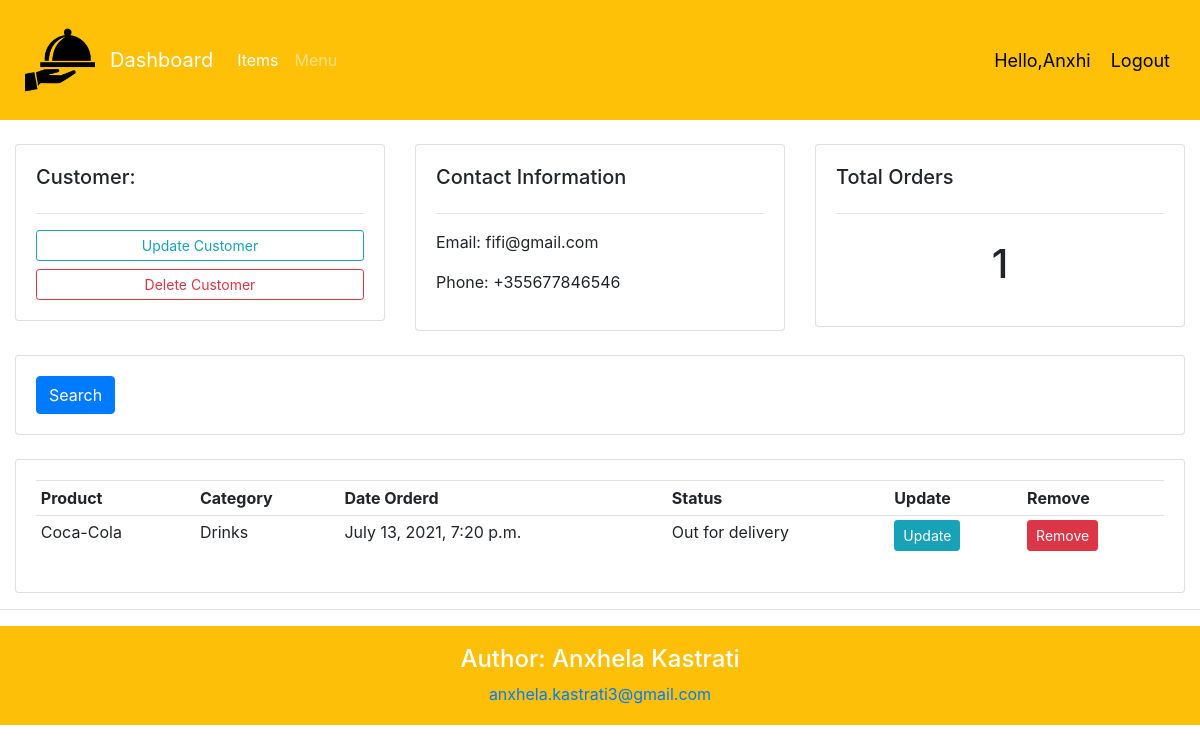
The page /customer/2/ (signed in) on the database its author committed.
### order/models.py (models this page shows, shortened)
class Customer(models.Model):
	user = models.OneToOneField(User, null=True, on_delete=models.CASCADE)
	name = models.CharField(max_length=200, null=True)
	phone = models.CharField(max_length=200, null=True)
	profile_pic = models.ImageField(default="profile_plrfNMl.jpg", null=True, blank=True)
	email = models.CharField(max_length=200, null=True)
	date_created = models.DateTimeField(auto_now_add=True, null=True)

class Order(models.Model):
	STATUS = (
			('Pending', 'Pending'),
			('Out for delivery', 'Out for delivery'),
			('Delivered', 'Delivered'),
			)
	customer = models.ForeignKey(Customer, null=True, on_delete=models.SET_NULL)
	product = models.ForeignKey(MenuItem, null=True, on_delete=models.SET_NULL)
	date_created = models.DateTimeField(auto_now_add=True, null=True)
	status = models.CharField(max_length=200, null=True, choices=STATUS)

class MenuItem(models.Model):
	CATEGORY = (
			('Main meal', 'Main meal'),
			('Drinks', 'Drinks'),
			('Dessert', 'Dessert'),
			)
	name = models.CharField(max_length=200, null=True)
	price = models.FloatField(null=True)
	category = models.CharField(max_length=200, null=True, choices=CATEGORY)
	item_pic = models.ImageField(null=True, blank=True)
	description = models.CharField(max_length=200, null=True)
	date_created = models.DateTimeField(auto_now_add=True, null=True)
	def __str__(self):
		return self.name

### order/decorators.py (the view)
		def wrapper_func(request, *args, **kwargs):
			group = None
			if request.user.groups.exists():
				group = request.user.groups.all()[0].name
			if group in allowed_roles:
				return view_func(request, *args, **kwargs)
			else:
				return HttpResponse('You are not authorized to view this page')

### order/views.py (called while the page is built)
@login_required(login_url='login')
@allowed_users(allowed_roles=['admin'])
def customer(request, pk):
    customer = Customer.objects.get(id=pk)
    orders = customer.order_set.all()
    order_count = orders.count()
    context = {'customer': customer, 'orders': orders, 'order_count': order_count}
    return render(request, 'order/customer.html', context)

### order/templates/order/customer.html
{%  extends 'order/main.html' %}
{% block content %}
	<br>
<div class="row">
	<div class="col-md">
		<div class="card card-body">
			<h5>Customer:</h5>
			<hr>
			<a class="btn btn-outline-info  btn-sm btn-block" href="">Update Customer</a>
			<a class="btn btn-outline-danger  btn-sm btn-block" href="">Delete Customer</a>
		</div>
	</div>
	<div class="col-md">
		<div class="card card-body">
			<h5>Contact Information</h5>
			<hr>
			<p>Email: {{customer.email}}</p>
			<p>Phone: {{customer.phone}}</p>
		</div>
	</div>
	<div class="col-md">
		<div class="card card-body">
			<h5>Total Orders</h5>
			<hr>
			<h1 style="text-align: center;padding: 10px">{{order_count}}</h1>
		</div>
	</div>
</div>
<br>
<div class="row">
	<div class="col">
		<div class="card card-body">
			<form method="get">
		    <button class="btn btn-primary" type="submit">Search</button>
		  </form>
		</div>
	</div>
</div>
<br>
<div class="row">
	<div class="col-md">
		<div class="card card-body">
			<table class="table table-sm">
				<tr>
					<th>Product</th>
					<th>Category</th>
					<th>Date Orderd</th>
					<th>Status</th>
					<th>Update</th>
					<th>Remove</th>
				</tr>
				{% for order in orders %}
				<tr>
					<td>{{order.product}}</td>
					<td>{{order.product.category}}</td>
					<td>{{order.date_created}}</td>
					<td>{{order.status}}</td>
					<td><a class="btn btn-sm btn-info" href="">Update</a></td>
					<td><a class="btn btn-sm btn-danger" href="">Remove</a></td>
				</tr>
				{% endfor %}
			</table>
		</div>
	</div>
</div>
{% endblock %}

### order/templates/order/navbar.html (shortened to what this page needs)
{% load static %}
<nav class="navbar navbar-expand-lg navbar-dark bg-warning">
      <img src="{% static 'images/logo.png' %}" style="width:100px;height:100px; padding: 15px">
     {% if request.user.is_staff %}
  <a class="navbar-brand" href={% url 'home' %}>Dashboard</a>
  <div class="collapse navbar-collapse" id="navbarTogglerDemo03">
    <ul class="navbar-nav">
      <li class="nav-item active">
        <a class="nav-link" href={% url 'items' %}>Items <span class="sr-only">(current)</span></a>
      </li>
       <li class="nav-item">
        <a class="nav-link" href="#">Menu</a>
      </li>
       {% else %}
         <br>
       <li class="nav-item">
        <a  class="nav-link" href="{% url 'account' %}">Settings</a>
      </li>
      {% endif %}
    </ul>
  </div>
    <span class="hello">Hello,{{request.user}}</span>
  <span ><a  class="hello" href="{% url 'logout' %}">Logout</a></span>
</nav>

### static/css/main.css (style rules this page uses)
body { background-color: #ffffff; }
.navbar { padding: 10px; }

### order/templates/order/navbar.html (style rules this page uses)
.hello { font-size: 18px; color: #000000; margin-right: 20px; }

### rows shown on the page
Customer: email "fifi@gmail.com", phone "+355677846546"
Order: product "Coca-Cola", product.category "Drinks", date_created "July 13, 2021, 7:20 p.m.", status "Out for delivery"

### other values the page prints
{{ request.user }} "Anxhi"
{{ order_count }} "1"
